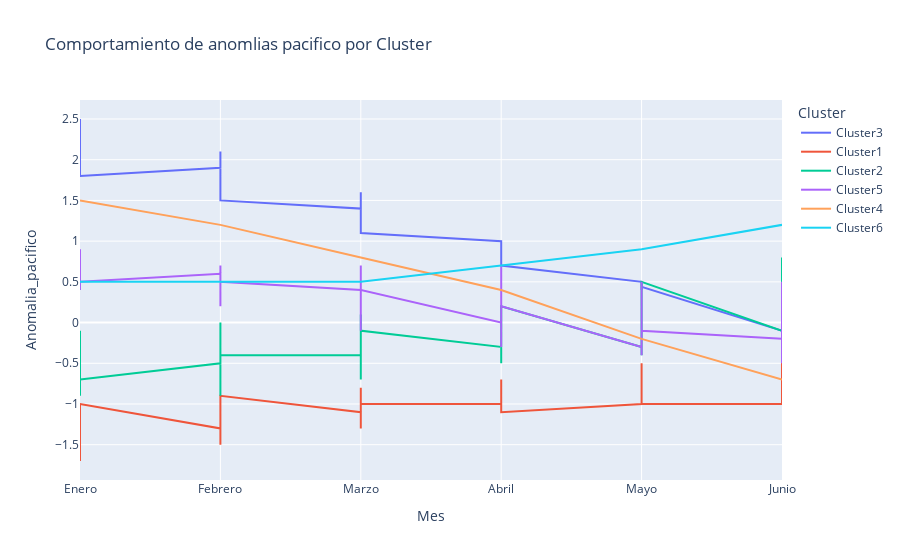

Notebook source saved alongside this figure:
### Code cell
meses_orden = ["Enero", "Febrero", "Marzo", "Abril", "Mayo", "Junio"]
df_melted['Mes'] = pd.Categorical(df_melted['Mes'], categories=meses_orden, ordered=True)

# Graficar la serie de tiempo
fig = px.line(df_melted, x='Mes', y='a_pacifico', color='ClusterPacifico', 
              labels={'Mes': 'Mes', 'a_pacifico': 'Anomalia_pacifico', 'a_pacifico': 'Cluster'},
              title='Comportamiento de anomlias pacifico por Cluster')

fig.show()

### Figure 1 — Plotly figure (JSON) as saved in the notebook; plotly's stock layout.template omitted (floating-point values rounded to 4 significant figures)
{"data": [{"hovertemplate": "Cluster=Cluster3<br>Mes=%{x}<br>Anomalia_pacifico=%{y}<extra></extra>", "legendgroup": "Cluster3", "line": {"color": "#636efa", "dash": "solid"}, "marker": {"symbol": "circle"}, "mode": "lines", "name": "Cluster3", "orientation": "v", "showlegend": true, "type": "scatter", "x": ["Enero", "Enero", "Enero", "Febrero", "Febrero", "Febrero", "Marzo", "Marzo", "Marzo", "Abril", "Abril", "Abril", "Mayo", "Mayo", "Mayo", "Junio", "Junio", "Junio"], "xaxis": "x", "y": [2.2, 2.5, 1.8, 1.9, 2.1, 1.5, 1.4, 1.6, 1.1, 1, 0.9, 0.7, 0.5, 0.4, 0.44, -0.1, -0.1, 0.05], "yaxis": "y"}, {"hovertemplate": "Cluster=Cluster1<br>Mes=%{x}<br>Anomalia_pacifico=%{y}<extra></extra>", "legendgroup": "Cluster1", "line": {"color": "#EF553B", "dash": "solid"}, "marker": {"symbol": "circle"}, "mode": "lines", "name": "Cluster1", "orientation": "v", "showlegend": true, "type": "scatter", "x": ["Enero", "Enero", "Enero", "Enero", "Enero", "Enero", "Febrero", "Febrero", "Febrero", "Febrero", "Febrero", "Febrero", "Marzo", "Marzo", "Marzo", "Marzo", "Marzo", "Marzo", "Abril", "Abril", "Abril", "Abril", "Abril", "Abril", "Mayo", "Mayo", "Mayo", "Mayo", "Mayo", "Mayo", "Junio", "Junio", "Junio", "Junio", "Junio", "Junio"], "xaxis": "x", "y": [-1.5, -1.7, -1.6, -1.4, -1, -1, -1.3, -1.4, -1.5, -1.2, -0.9, -0.9, -1.1, -1.1, -1.3, -0.9, -0.8, -1, -1, -0.8, -1, -0.7, -0.7, -1.1, -1, -0.7, -0.8, -0.6, -0.5, -1, -1, -0.6, -0.6, -0.4, -0.4, -0.9], "yaxis": "y"}, {"hovertemplate": "Cluster=Cluster2<br>Mes=%{x}<br>Anomalia_pacifico=%{y}<extra></extra>", "legendgroup": "Cluster2", "line": {"color": "#00cc96", "dash": "solid"}, "marker": {"symbol": "circle"}, "mode": "lines", "name": "Cluster2", "orientation": "v", "showlegend": true, "type": "scatter", "x": ["Enero", "Enero", "Enero", "Enero", "Enero", "Enero", "Enero", "Enero", "Enero", "Enero", "Febrero", "Febrero", "Febrero", "Febrero", "Febrero", "Febrero", "Febrero", "Febrero", "Febrero", "Febrero", "Marzo", "Marzo", "Marzo", "Marzo", "Marzo", "Marzo", "Marzo", "Marzo", "Marzo", "Marzo", "Abril", "Abril", "Abril", "Abril", "Abril", "Abril", "Abril", "Abril", "Abril", "Abril", "Mayo", "Mayo", "Mayo", "Mayo", "Mayo", "Mayo", "Mayo", "Mayo", "Mayo", "Mayo", "Junio", "Junio", "Junio", "Junio", "Junio", "Junio", "Junio", "Junio", "Junio", "Junio"], "xaxis": "x", "y": [-0.7, -0.1, -0.9, -0.8, -0.9, -0.4, -0.4, -0.3, -0.9, -0.7, -0.5, 0, -0.8, -0.8, -0.7, -0.4, -0.5, -0.2, -0.9, -0.4, -0.4, 0.1, -0.6, -0.6, -0.6, -0.3, -0.3, 0.1, -0.7, -0.1, -0.3, 0.2, -0.4, -0.3, -0.5, -0.3, 0, 0.2, -0.5, 0.2, -0.3, 0.4, -0.1, 0, -0.3, -0.4, 0.2, 0.3, -0.2, 0.5, -0.1, 0.7, 0, 0.3, 0, -0.4, 0.2, 0.3, 0, 0.8], "yaxis": "y"}, {"hovertemplate": "Cluster=Cluster5<br>Mes=%{x}<br>Anomalia_pacifico=%{y}<extra></extra>", "legendgroup": "Cluster5", "line": {"color": "#ab63fa", "dash": "solid"}, "marker": {"symbol": "circle"}, "mode": "lines", "name": "Cluster5", "orientation": "v", "showlegend": true, "type": "scatter", "x": ["Enero", "Enero", "Enero", "Enero", "Enero", "Enero", "Febrero", "Febrero", "Febrero", "Febrero", "Febrero", "Febrero", "Marzo", "Marzo", "Marzo", "Marzo", "Marzo", "Marzo", "Abril", "Abril", "Abril", "Abril", "Abril", "Abril", "Mayo", "Mayo", "Mayo", "Mayo", "Mayo", "Mayo", "Junio", "Junio", "Junio", "Junio", "Junio", "Junio"], "xaxis": "x", "y": [0.9, 0.4, 0.6, 0.7, 0.7, 0.5, 0.6, 0.3, 0.6, 0.2, 0.7, 0.5, 0.4, 0.2, 0.4, -0.1, 0.7, 0.4, 0, 0.2, 0.4, -0.3, 0.7, 0.2, -0.3, 0.2, 0.3, -0.4, 0.5, -0.1, -0.2, 0.3, 0.1, -0.5, 0.5, -0.3], "yaxis": "y"}, {"hovertemplate": "Cluster=Cluster4<br>Mes=%{x}<br>Anomalia_pacifico=%{y}<extra></extra>", "legendgroup": "Cluster4", "line": {"color": "#FFA15A", "dash": "solid"}, "marker": {"symbol": "circle"}, "mode": "lines", "name": "Cluster4", "orientation": "v", "showlegend": true, "type": "scatter", "x": ["Enero", "Febrero", "Marzo", "Abril", "Mayo", "Junio"], "xaxis": "x", "y": [1.5, 1.2, 0.8, 0.4, -0.2, -0.7], "yaxis": "y"}, {"hovertemplate": "Cluster=Cluster6<br>Mes=%{x}<br>Anomalia_pacifico=%{y}<extra></extra>", "legendgroup": "Cluster6", "line": {"color": "#19d3f3", "dash": "solid"}, "marker": {"symbol": "circle"}, "mode": "lines", "name": "Cluster6", "orientation": "v", "showlegend": true, "type": "scatter", "x": ["Enero", "Febrero", "Marzo", "Abril", "Mayo", "Junio"], "xaxis": "x", "y": [0.5, 0.5, 0.5, 0.7, 0.9, 1.2], "yaxis": "y"}], "layout": {"legend": {"title": {"text": "Cluster"}, "tracegroupgap": 0}, "title": {"text": "Comportamiento de anomlias pacifico por Cluster"}, "xaxis": {"anchor": "y", "domain": [0, 1], "title": {"text": "Mes"}}, "yaxis": {"anchor": "x", "domain": [0, 1], "title": {"text": "Anomalia_pacifico"}}}}
